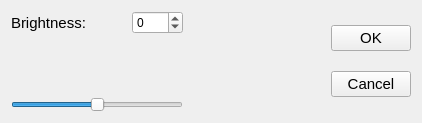
<?xml version="1.0" encoding="UTF-8"?>
<ui version="4.0">
 <class>Brightness</class>
 <widget class="QWidget" name="Brightness">
  <property name="geometry">
   <rect>
    <x>0</x>
    <y>0</y>
    <width>422</width>
    <height>123</height>
   </rect>
  </property>
  <property name="windowTitle">
   <string>Brightness</string>
  </property>
  <property name="windowIcon">
   <iconset resource="icons.qrc">
    <normaloff>:/new/prefix1/Icon/brightness.png</normaloff>:/new/prefix1/Icon/brightness.png</iconset>
  </property>
  <layout class="QGridLayout" name="gridLayout_2">
   <item row="0" column="0">
    <layout class="QGridLayout" name="gridLayout">
     <item row="0" column="0">
      <layout class="QVBoxLayout" name="verticalLayout">
       <item>
        <layout class="QHBoxLayout" name="horizontalLayout">
         <item>
          <widget class="QLabel" name="label">
           <property name="font">
            <font>
             <family>Arial</family>
             <pointsize>11</pointsize>
            </font>
           </property>
           <property name="text">
            <string>Brightness:</string>
           </property>
          </widget>
         </item>
         <item>
          <spacer name="horizontalSpacer">
           <property name="orientation">
            <enum>Qt::Horizontal</enum>
           </property>
           <property name="sizeHint" stdset="0">
            <size>
             <width>40</width>
             <height>20</height>
            </size>
           </property>
          </spacer>
         </item>
         <item>
          <widget class="QSpinBox" name="spinBox">
           <property name="font">
            <font>
             <family>Arial</family>
             <stylestrategy>PreferAntialias</stylestrategy>
            </font>
           </property>
           <property name="minimum">
            <number>-100</number>
           </property>
           <property name="maximum">
            <number>100</number>
           </property>
          </widget>
         </item>
        </layout>
       </item>
       <item>
        <spacer name="verticalSpacer">
         <property name="orientation">
          <enum>Qt::Vertical</enum>
         </property>
         <property name="sizeHint" stdset="0">
          <size>
           <width>20</width>
           <height>40</height>
          </size>
         </property>
        </spacer>
       </item>
       <item>
        <widget class="QSlider" name="horizontalSlider">
         <property name="minimum">
          <number>-100</number>
         </property>
         <property name="maximum">
          <number>100</number>
         </property>
         <property name="orientation">
          <enum>Qt::Horizontal</enum>
         </property>
        </widget>
       </item>
      </layout>
     </item>
     <item row="0" column="1">
      <spacer name="horizontalSpacer_2">
       <property name="orientation">
        <enum>Qt::Horizontal</enum>
       </property>
       <property name="sizeHint" stdset="0">
        <size>
         <width>80</width>
         <height>20</height>
        </size>
       </property>
      </spacer>
     </item>
     <item row="0" column="2">
      <layout class="QVBoxLayout" name="verticalLayout_2">
       <item>
        <widget class="QPushButton" name="OK">
         <property name="font">
          <font>
           <family>Arial</family>
           <pointsize>11</pointsize>
          </font>
         </property>
         <property name="text">
          <string>OK</string>
         </property>
        </widget>
       </item>
       <item>
        <widget class="QPushButton" name="Cancel">
         <property name="font">
          <font>
           <family>Arial</family>
           <pointsize>11</pointsize>
          </font>
         </property>
         <property name="text">
          <string>Cancel</string>
         </property>
        </widget>
       </item>
      </layout>
     </item>
    </layout>
   </item>
  </layout>
 </widget>
 <resources>
  <include location="icons.qrc"/>
 </resources>
 <connections>
  <connection>
   <sender>horizontalSlider</sender>
   <signal>valueChanged(int)</signal>
   <receiver>spinBox</receiver>
   <slot>setValue(int)</slot>
   <hints>
    <hint type="sourcelabel">
     <x>126</x>
     <y>102</y>
    </hint>
    <hint type="destinationlabel">
     <x>192</x>
     <y>24</y>
    </hint>
   </hints>
  </connection>
  <connection>
   <sender>spinBox</sender>
   <signal>valueChanged(int)</signal>
   <receiver>horizontalSlider</receiver>
   <slot>setValue(int)</slot>
   <hints>
    <hint type="sourcelabel">
     <x>195</x>
     <y>31</y>
    </hint>
    <hint type="destinationlabel">
     <x>179</x>
     <y>106</y>
    </hint>
   </hints>
  </connection>
 </connections>
</ui>
